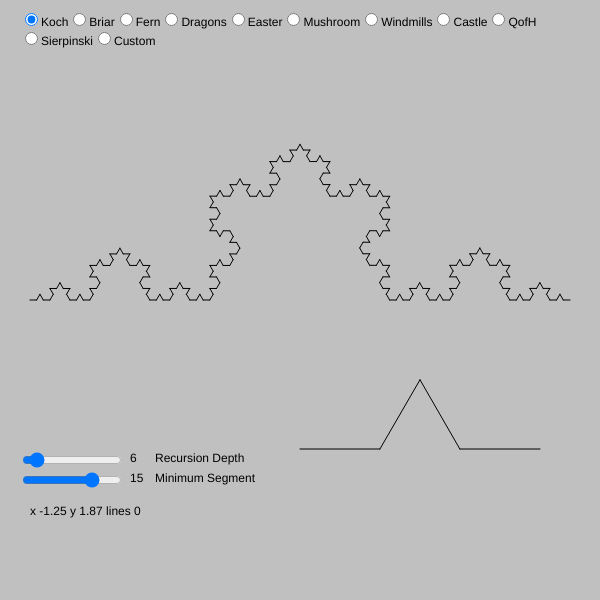
Frame 1 (no input)
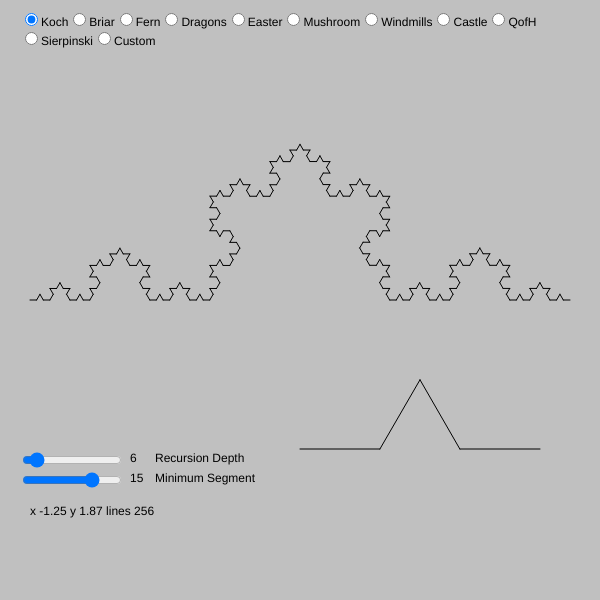
Frame 60 (no input)
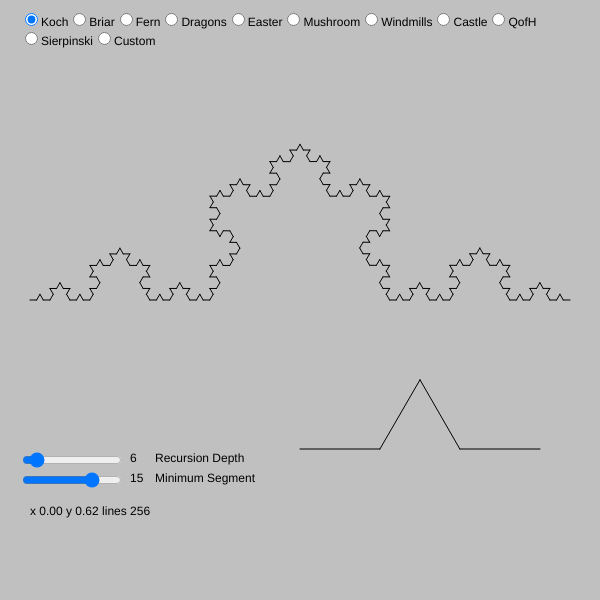
Frame 120 (the mouse pressed at the canvas centre since frame 60)

The p5.js sketch that drew these frames (run headless with seeded random() and noise() and a simulated clock; from frame 60 on, the mouse is pressed at the canvas centre):

// p5.js sketch
// ── sketch.js
/*
  Interactive fractal generator
  Inspired by "The Fractal Geometry of Nature" by Mandelbrot
  
  Algorithm:
    Replace each segment of a line with a smaller copy of the line.
    Recursion stops on reaching any of these conditions
      Maximum recursion depth
      Minimum segment length
      Maximum number of line segments drawn

  Implementation details
    Reconcile canvas y-direction to standard y-axis convention
    Recursive algorithm for fractals
    Calculate distance from a line and closest point on it
      (used with the interactive editor)
    Use mouse events (pressed, dragging) for editing generator points
       move (mouse drag)
       add (mouse click when not on a node)
       delete (SHIFT mouse click)
    Perform Rotation/Translation/Scaling with matrix
      (two for editing and one for drawing each fractal line)
*/

// Fixed variables
var canvasDimensions = [600, 600];
var canvasMargin = 30;
var maxLines = 80000;
var radius = 7;
var fractalLine = [
  canvasMargin,
  canvasDimensions[1] / 2,
  canvasDimensions[0] - canvasMargin,
  canvasDimensions[1] / 2,
];

// Adjustable parameters (using slider controls)
var maxDepth = 1;
var minSeg = 1;

// Editor parameters
var editorLine = [
  canvasDimensions[0] / 2,
  canvasDimensions[1] - 150,
  canvasDimensions[0] - canvasMargin - 30,
  canvasDimensions[1] - 150,
];
var editor2canvas = []; // editor to canvas transform matrix
var canvas2editor = []; // canvas to editor transform matrix
var generatorRadius;
var isMouseDragging = false;
var isMousePressed = false;
var draggedNode = 0;

// Control variables (Radio / Sliders / Text)
var controlsX = 20;
var controlsY = canvasDimensions[1] - 150;
var radio;
var sliders = [
  [1, 60, 6, controlsX, controlsY, 100, "Recursion Depth"],
  [1, 20, 15, controlsX, controlsY + 20, 100, "Minimum Segment"],
];
var xylines = [controlsX + 10, controlsY + 65]; // for text display

// Graphic visualizer variables
var generator = []; // set of generator points in use
var lines = 0;
var generatorIndex = "Koch";
var generators = {
  // Preset examples
  Koch: [
    [
      [0, 0],
      [0.333, 0],
      [0.5, (0.333 * 1.732) / 2],
      [0.666, 0],
      [1, 0],
    ],
    20,
    5,
  ],
  Briar: [
    [
      [0, 0],
      [0.3, 0],
      [0.325, 0.45],
      [0.35, 0],
      [1, 0],
    ],
    16,
    10,
  ],
  Fern: [
    [
      [0, 0],
      [0.68, 0.13],
      [0.5, 0.32],
      [0.82, 0.13],
      [0.5, 0],
      [1, 0],
    ],
    20,
    8,
  ],
  Dragons: [
    [
      [0, 0],
      [0.11, 0.15],
      [0.2, 0.28],
      [0.35, 0.41],
      [0.29, 0.14],
      [0.27, 0.01],
      [0.4, -0.05],
      [0.44, -0.05],
      [1, 0],
    ],
    20,
    10,
  ],
  Easter: [
    [
      [0, 0],
      [0.24, -0.07],
      [0.59, -0.09],
      [0.5, 0.27],
      [0.38, 0.24],
      [0.36, 0.12],
      [0.39, -0.07],
      [1, 0],
    ],
    20,
    20,
  ],
  Mushroom: [
    [
      [0, 0],
      [-0.05, -0.19],
      [0.23, -0.2],
      [0.39, 0.35],
      [0.72, -0.24],
      [0.81, -0.08],
      [1, 0],
    ],
    20,
    10,
  ],
  Windmills: [
    [
      [0, 0],
      [0, -0.05],
      [0.45, -0.04],
      [0.44, -0.02],
      [0.47, 0.48],
      [0.41, -0.02],
      [0.69, 0.02],
      [0.93, 0.02],
      [1, 0],
    ],
    20,
    10,
  ],
  Castle: [
    [
      [0, 0],
      [0, -0.15],
      [0.33, -0.15],
      [0.33, 0.05],
      [0.66, 0.05],
      [0.66, -0.15],
      [1, -0.15],
      [1, 0],
    ],
    20,
    10,
  ],
  QofH: [
    [
      [0, 0],
      [0.3, -0.15],
      [0.75, 0.25],
      [0.25, 0.25],
      [0.7, -0.15],
      [1, 0],
    ],
    20,
    10,
  ],
  Sierpinski: [
    [
      [0, 0],
      [0.5, 0],
      [0.25, 0.433],
      [0.75, 0.433],
      [0.5, 0],
      [1, 0],
    ],
    20,
    7,
  ],
  Custom: [
    [
      [0, 0],
      [1, 0],
    ],
    20,
    20,
  ],
};

// Helper function for copying arrays
// Ref: https://stackoverflow.com/questions/7486085/copy-array-by-value
let clone = (arr) =>
  Array.from(arr, (item) => (Array.isArray(item) ? clone(item) : item));

// Called once, by editor setup
// Ref: https://stackoverflow.com/questions/10892267/html5-canvas-transformation-algorithm-finding-object-coordinates-after-applyin
// Ref: http://www.johndcook.com/blog/2010/01/19/dont-invert-that-matrix/
function calculateMatrices(hyp, x1, y1, x2, y2, x0, y0, sx = 1, sy = 1) {
  let opp = y2 - y1;
  let adj = x2 - x1;
  let as = opp / hyp;
  let ac = adj / hyp;
  let dx = x1 - x0;
  let dy = y1 - y0;

  editor2canvas = [
    [hyp * sx * ac, hyp * as, dx],
    [hyp * -as, hyp * sy * ac, dy],
    [0, 0, 1],
  ];

  canvas2editor = [
    [(sx * ac) / hyp, as / hyp, (-dx * sx * ac - dy * as) / hyp],
    [-as / hyp, (sy * ac) / hyp, (dx * as - dy * sy * ac) / hyp],
    [0, 0, 1],
  ];
}

// Take a point in the form [x,y,1], return a transformed point in the same form
function matMul(pt, arr) {
  if (!(pt instanceof Array) || !(arr instanceof Array)) {
    return [];
  }
  let p = [];
  for (let i = 0; i < arr.length; i++) {
    s = 0;
    for (let j = 0; j < pt.length; j++) {
      s += pt[j] * arr[i][j];
    }
    p.push(s);
  }
  return p;
}

// Take an array of points [[x, y], ...], return a transformed array of points
function transform(pts, arr) {
  let x, y;
  let a = [];
  for (const pt of pts) {
    [x, y, _] = matMul([pt[0], pt[1], 1], arr);
    a.push([x, y]);
  }
  return a;
}

// Return the distance to a line and the closest point on that line
// Ref: https://en.wikipedia.org/wiki/Linear_equation#General_(or_standard)_form
// Ref: https://en.wikipedia.org/wiki/Distance_from_a_point_to_a_line
function lineDistance(x1, y1, x2, y2, x0, y0) {
  let a = y1 - y2;
  let b = x2 - x1;
  let c = x1 * y2 - x2 * y1;
  if (a == 0 && b == 0) {
    return width;
  }
  let num = a * x0 + b * y0 + c;
  let den = a * a + b * b;
  let x = (b * (b * x0 - a * y0) - a * c) / den;
  let y = (a * (-b * x0 + a * y0) - b * c) / den;
  return [abs(num) / sqrt(den), x, y];
}

// Return the distance between two points
function pointDistance(x1, y1, x2, y2) {
  return sqrt((x2 - x1) * (x2 - x1) + (y2 - y1) * (y2 - y1));
}

// Perform a set of calculations based on the mouse position
// Find the closest node or closest point on a line between two closest nodes
function getEditorPointInfo(x0, y0) {
  let isClose = false;
  let isNode = false;
  let iNode = 0;
  let isFixed = false;
  let x = x0;
  let y = y0;
  for (let i = 0; i < generator.length; i++) {
    if (
      pointDistance(generator[i][0], generator[i][1], x0, y0) <= generatorRadius
    ) {
      isClose = true;
      isNode = true;
      iNode = i;
      if (i == 0 || i == generator.length - 1) {
        isFixed = true;
      }
      x = generator[i][0];
      y = generator[i][1];
      break;
    }
  }
  if (!isClose) {
    // Check if mouse is close to a line segment between two nodes
    let x1, y1, x2, y2, d, xn, yn;
    for (let i = 1; i < generator.length; i++) {
      x1 = generator[i - 1][0];
      y1 = generator[i - 1][1];
      x2 = generator[i][0];
      y2 = generator[i][1];
      [d, xn, yn] = lineDistance(x1, y1, x2, y2, x0, y0);
      if (d <= generatorRadius) {
        // Fix issue when mouse can't land on a horizontal or vertical segment
        const epsilon = 1e-3;
        if (abs(xn - x1) < epsilon) {
          xn = x1;
        }
        if (abs(yn - y1) < epsilon) {
          yn = y1;
        }
        if (
          ((xn >= x1 && xn <= x2) || (xn >= x2 && xn <= x1)) &&
          ((yn >= y1 && yn <= y2) || (yn >= y2 && yn <= y1))
        ) {
          isClose = true;
          iNode = i;
          x = xn;
          y = yn;
          break;
        }
      }
    }
  }
  return [isClose, isNode, iNode, isFixed, x, y];
}

// Called by drawFractal, which is recursing on every line segment
// Calculation intensive code path- generates a new matrix for every line segment
function fracture(hyp, x1, y1, x2, y2, x0 = 0, y0 = 0, sx = 1, sy = 1) {
  let opp = y2 - y1;
  let adj = x2 - x1;
  let as = opp / hyp;
  let ac = adj / hyp;
  let dx = x1 - x0;
  let dy = y1 - y0;

  let generator2canvas = [
    [hyp * sx * ac, hyp * -as, dx],
    [hyp * as, hyp * sy * ac, dy],
    [0, 0, 1],
  ];

  let v = [];
  let xp;
  for (const p of generator) {
    xp = [p[0], p[1], 1];
    xp = matMul(xp, generator2canvas);
    v.push([xp[0], xp[1]]);
  }
  return v;
}

function drawFractal(depth, x1, y1, x2, y2) {
  if (lines >= maxLines) {
    return;
  }
  const d = depth + 1;
  const distance = pointDistance(x1, y1, x2, y2);
  if (d > maxDepth || distance < minSeg) {
    // Reconcile to the canvas in the y direction
    line(x1, height - y1, x2, height - y2);
    lines++;
  } else {
    const l = fracture(distance, x1, y1, x2, y2);
    for (let i = 1; i < l.length; i++) {
      drawFractal(d, l[i - 1][0], l[i - 1][1], l[i][0], l[i][1]);
    }
  }
}

function readAndDrawControls() {
  // Read
  let g = radio.value();
  if (g != generatorIndex) {
    if (generatorIndex == "Custom") {
      // Save current settings to custom if we are changing to a preset
      generators["Custom"] = [clone(generator), maxDepth, minSeg];
    }
    generator = clone(generators[g][0]);
    maxDepth = generators[g][1];
    minSeg = generators[g][2];
    sliders[0][7].value(maxDepth);
    sliders[1][7].value(minSeg);
    generatorIndex = g;
  }
  maxDepth = sliders[0][7].value();
  minSeg = sliders[1][7].value();

  // Draw
  for (const s of sliders) {
    text(s[7].value(), s[3] + s[5] + 10, s[4] + 12);
    text(s[6], s[3] + s[5] + 35, s[4] + 12);
  }
}

function readAndDrawEditor() {
  let gx, gy, x1, y1, x2, y2;
  [[gx, gy]] = transform([[mouseX, mouseY]], canvas2editor);
  text(
    "x " + gx.toFixed(2) + " y " + gy.toFixed(2) + " lines " + lines,
    xylines[0],
    xylines[1]
  );

  if (isMouseDragging && draggedNode != 0) {
    // TODO: prevent assignment to same coordinates as neighbors
    generator[draggedNode][0] = gx;
    generator[draggedNode][1] = gy;
  }

  // Draw generator lines
  for (let i = 1; i < generator.length; i++) {
    [[x1, y1], [x2, y2]] = transform(
      [
        [generator[i - 1][0], generator[i - 1][1]],
        [generator[i][0], generator[i][1]],
      ],
      editor2canvas
    );
    line(x1, y1, x2, y2);
  }

  var [isClose, isNode, iNode, isFixed, x, y] = getEditorPointInfo(gx, gy);
  [[cx, cy]] = transform([[x, y]], editor2canvas);

  // Draw generator nodes
  if (isClose) {
    push();
    fill("black");
    // Draw all nodes on editor
    for (i = 0; i < generator.length; i++) {
      [[x, y]] = transform([[generator[i][0], generator[i][1]]], editor2canvas);
      circle(x, y, radius);
    }
    // Draw node we are editing
    if (isNode) {
      if (isMousePressed) {
        stroke("white");
      }
      fill("red");
    } else {
      fill("white");
    }
    circle(cx, cy, radius);
    fill("black");
    pop();
  }
}

function mousePressed() {
  if (!isMouseDragging && !isMousePressed) {
    let gx, gy;
    isMousePressed = true;
    [[gx, gy]] = transform([[mouseX, mouseY]], canvas2editor);
    var [isClose, isNode, iNode, isFixed, x, y] = getEditorPointInfo(gx, gy);
    if (isClose && !isNode) {
      // Add a new node
      generator.splice(iNode, 0, [x, y]);
    } else if (isNode && keyIsDown(SHIFT) && !isFixed) {
      // Remove a node (unless fixed endpoint)
      generator.splice(iNode, 1);
    }
  }
}

function mouseReleased() {
  isMousePressed = false;
  isMouseDragging = false;
  draggedNode = 0;
}

function mouseDragged() {
  if (!isMouseDragging) {
    let gx, gy;
    isMouseDragging = true;
    [[gx, gy]] = transform([[mouseX, mouseY]], canvas2editor);
    var [isClose, isNode, iNode, isFixed, x, y] = getEditorPointInfo(gx, gy);
    if (isNode && !isFixed) {
      draggedNode = iNode;
    } else {
      draggedNode = 0;
    }
  }
}

// Called once, from setup
function setupControls() {
  for (let s of sliders) {
    let x = createSlider(s[0], s[1], s[2]);
    x.position(s[3], s[4]);
    x.size(s[5]);
    s.push(x); // save the slider object as the last element
  }
  radio = createRadio();
  radio.position(controlsX, 10);
  for (let key in generators) {
    radio.option(key);
  }
  radio.style("width", width - 80 + "px");
  radio.style("font-size", "12px");
  radio.style("font-family", "Arial, Helvetica, sans-serif");
  radio.selected(generatorIndex);
}

// Called once, from setup
function setupEditor() {
  let x1 = editorLine[0];
  let y1 = editorLine[1];
  let x2 = editorLine[2];
  let y2 = editorLine[3];
  let hyp = pointDistance(x1, y1, x2, y2);
  // The editor line is never rotated; do a reflection on y by negating the scale factor
  calculateMatrices(hyp, x1, y1, x2, y2, 0, 1, 1, -1);
  [[x1, y1], [x2, y2]] = transform(
    [
      [0, 0],
      [0, radius],
    ],
    canvas2editor
  );
  generatorRadius = pointDistance(x1, y1, x2, y2);
  generator = clone(generators[generatorIndex][0]);
}

function setup() {
  createCanvas(canvasDimensions[0], canvasDimensions[1]);
  setupControls();
  setupEditor();
}

function draw() {
  background(192);
  readAndDrawControls();
  readAndDrawEditor();
  lines = 0;
  drawFractal(
    1,
    fractalLine[0],
    fractalLine[1],
    fractalLine[2],
    fractalLine[3]
  );
}
